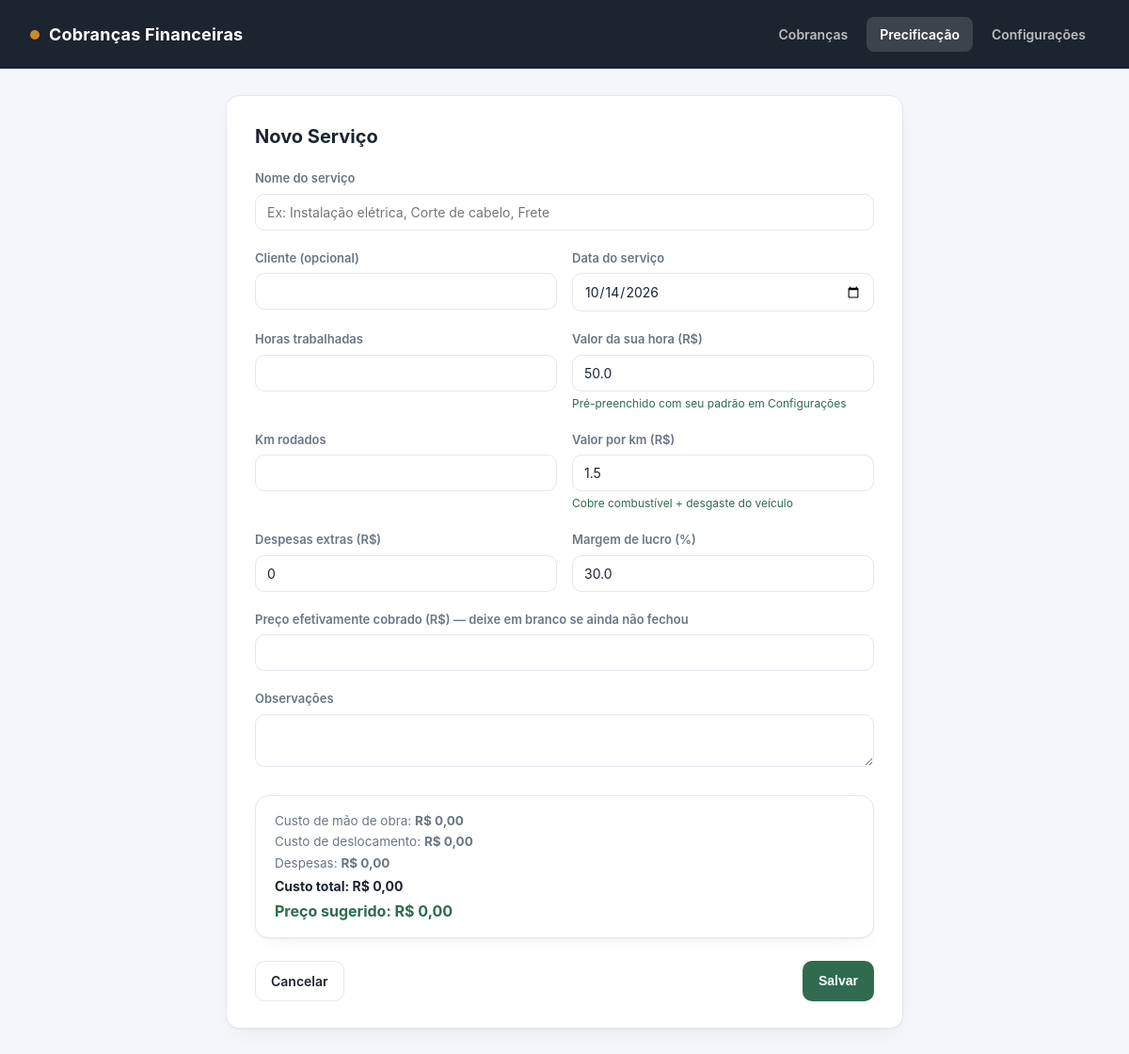
The page /servicos/novo on the database its author committed.
### tables this page shows
CREATE TABLE configuracoes (
            id INTEGER PRIMARY KEY CHECK (id = 1),
            valor_hora REAL NOT NULL DEFAULT 50,
            valor_km REAL NOT NULL DEFAULT 1.5,
            margem_lucro REAL NOT NULL DEFAULT 30
        );

### app.py (the view, shortened to what this page needs)
@app.route("/servicos/novo", methods=["GET", "POST"])
def servico_novo():
    conn = get_db()
    config = get_config(conn)
    conn.close()
    return render_template("servico_form.html", servico=None, config=config, hoje=date.today().isoformat())

### app.py (called while the page is built)
def get_db():
    conn = sqlite3.connect(DB_PATH)
    conn.row_factory = sqlite3.Row
    conn.execute("PRAGMA foreign_keys = ON")
    return conn

def get_config(conn):
    return conn.execute("SELECT * FROM configuracoes WHERE id = 1").fetchone()

### templates/servico_form.html (shortened to what this page needs)
{% extends "base.html" %}
{% block content %}
<div class="form-card" style="max-width: 720px;">
    <h1>{{ "Editar Serviço" if servico else "Novo Serviço" }}</h1>
    <form method="post" id="form-servico">
        <div class="form-grid">
            <div class="form-field full">
                <label>Nome do serviço</label>
                <input type="text" name="nome" placeholder="Ex: Instalação elétrica, Corte de cabelo, Frete"
                       value="{{ servico['nome'] if servico else '' }}" required>
            </div>
            <div class="form-field">
                <label>Cliente (opcional)</label>
                <input type="text" name="cliente" value="{{ servico['cliente'] if servico and servico['cliente'] else '' }}">
            </div>
            <div class="form-field">
                <label>Data do serviço</label>
                <input type="date" name="data" value="{{ servico['data'] if servico else hoje }}" required>
            </div>
            <div class="form-field">
                <label>Horas trabalhadas</label>
                <input type="number" step="0.1" min="0" name="horas" id="horas"
                       value="{{ servico['horas'] if servico else '' }}">
            </div>
            <div class="form-field">
                <label>Valor da sua hora (R$)</label>
                <input type="number" step="0.01" min="0" name="valor_hora" id="valor_hora"
                       value="{{ servico['valor_hora'] if servico else config['valor_hora'] }}">
                {% if not servico %}<div class="prefill-note">Pré-preenchido com seu padrão em Configurações</div>{% endif %}
            </div>
            <div class="form-field">
                <label>Km rodados</label>
                <input type="number" step="0.1" min="0" name="km" id="km"
                       value="{{ servico['km'] if servico else '' }}">
            </div>
            <div class="form-field">
                <label>Valor por km (R$)</label>
                <input type="number" step="0.01" min="0" name="valor_km" id="valor_km"
                       value="{{ servico['valor_km'] if servico else config['valor_km'] }}">
                {% if not servico %}<div class="prefill-note">Cobre combustível + desgaste do veículo</div>{% endif %}
            </div>
            <div class="form-field">
                <label>Despesas extras (R$)</label>
                <input type="number" step="0.01" min="0" name="despesas" id="despesas"
                       placeholder="Materiais, insumos, ferramentas"
                       value="{{ servico['despesas'] if servico else '0' }}">
            </div>
            <div class="form-field">
                <label>Margem de lucro (%)</label>
                <input type="number" step="1" min="0" name="margem" id="margem"
                       value="{{ servico['margem'] if servico else config['margem_lucro'] }}">
            </div>
            <div class="form-field full">
                <label>Preço efetivamente cobrado (R$) — deixe em branco se ainda não fechou</label>
                <input type="number" step="0.01" min="0" name="preco_cobrado"
                       value="{{ servico['preco_cobrado'] if servico and servico['preco_cobrado'] is not none else '' }}">
            </div>
            <div class="form-field full">
                <label>Observações</label>
                <textarea name="observacoes" rows="2">{{ servico['observacoes'] if servico and servico['observacoes'] else '' }}</textarea>
            </div>
        </div>
        <div class="table-card" style="margin-top: 20px; padding: 16px 20px;">
            <div class="breakdown" style="font-size: 13.5px;">
                <span>Custo de mão de obra: <strong id="out-mao-obra">R$ 0,00</strong></span>
                <span>Custo de deslocamento: <strong id="out-deslocamento">R$ 0,00</strong></span>
                <span>Despesas: <strong id="out-despesas">R$ 0,00</strong></span>
                <span class="total">Custo total: <span id="out-custo">R$ 0,00</span></span>
                <span class="total" style="color: var(--brand); font-size: 16px;">Preço sugerido: <span id="out-sugerido">R$ 0,00</span></span>
            </div>
        </div>
        <div class="form-actions">
            <a href="{{ url_for('servicos') }}" class="btn btn-secondary">Cancelar</a>
            <button type="submit" class="btn btn-primary">Salvar</button>
        </div>
    </form>
</div>
{% endblock %}

### static/style.css (style rules this page uses)
:root { --bg: #f4f6f9; --surface: #ffffff; --ink: #1c2430; --muted: #6b7684; --border: #e4e8ee; --brand: #2f6b4f; --brand-light: #b3c0b8; --accent: #c98a2e; --success: #26a863; --success-bg: #e7f6ee; --warning: #c9832e; --warning-bg: #fbf1e3; --danger: #c04b3f; --danger-bg: #fbeae7; --neutral: #6b7684; --neutral-bg: #eef0f3; --radius: 14px; --shadow: 0 1px 2px rgba(20, 25, 35, 0.04), 0 8px 24px -12px rgba(20, 25, 35, 0.10); }
* { box-sizing: border-box; }
body { margin: 0; background: var(--bg); color: var(--ink); font-family: -apple-system, "Segoe UI", Roboto, "Helvetica Neue", Arial, sans-serif; font-size: 15px; line-height: 1.5; }
a { color: inherit; text-decoration: none; }
.breakdown { display: flex; flex-direction: column; gap: 2px; font-size: 12.5px; color: var(--muted); }
.breakdown .total { color: var(--ink); font-weight: 700; font-size: 14px; margin-top: 2px; }
.form-field .prefill-note { font-size: 12px; color: var(--brand); margin-top: 4px; }
.btn { display: inline-flex; align-items: center; gap: 6px; border: 1px solid transparent; border-radius: 10px; padding: 10px 16px; font-size: 14px; font-weight: 600; cursor: pointer; transition: filter 0.15s ease; }
.btn-primary { background: var(--brand); color: #fff; }
.btn-secondary { background: var(--surface); color: var(--ink); border-color: var(--border); }
.table-card { background: var(--surface); border: 1px solid var(--border); border-radius: var(--radius); box-shadow: var(--shadow); overflow: hidden; }
.form-card { background: var(--surface); border: 1px solid var(--border); border-radius: var(--radius); box-shadow: var(--shadow); padding: 28px 30px; max-width: 640px; margin: 0 auto; }
.form-card h1 { font-size: 20px; margin: 0 0 20px; }
.form-grid { display: grid; grid-template-columns: 1fr 1fr; gap: 16px; }
.form-field { margin-bottom: 4px; }
.form-field.full { grid-column: 1 / -1; }
.form-field label { display: block; font-size: 13px; font-weight: 600; color: var(--muted); margin-bottom: 6px; }
.form-field input, .form-field select, .form-field textarea { width: 100%; border: 1px solid var(--border); border-radius: 10px; padding: 10px 12px; font-size: 14px; font-family: inherit; color: var(--ink); background: var(--surface); }
.form-actions { display: flex; justify-content: space-between; margin-top: 24px; grid-column: 1 / -1; }

### rows shown on the page
configuracoes: valor_hora "50.0", valor_km "1.5", margem "30.0"

### other values the page prints
{{ "Editar Serviço" if servico else "Novo Serviço" }} "Novo Serviço"
